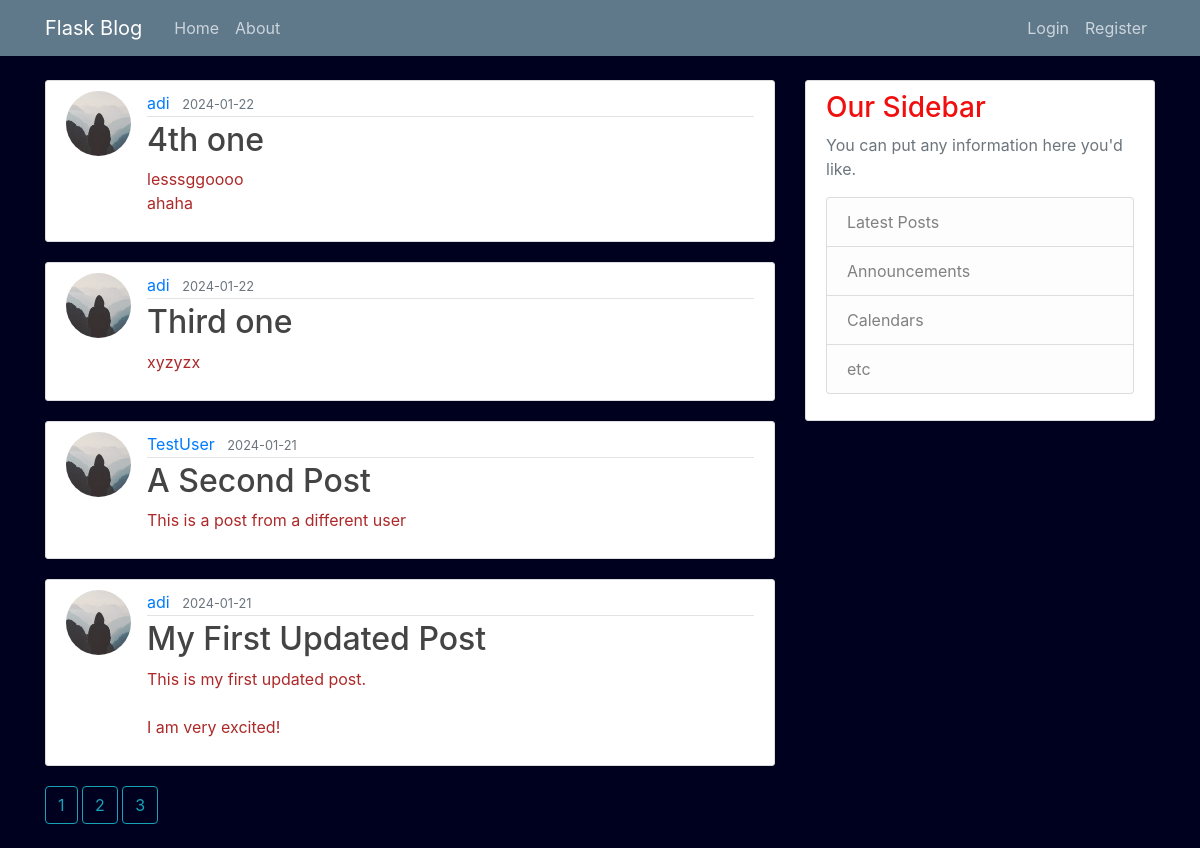
Screenshot of /home?page=3 with the database file from the repository.
### flaskblog/models.py (models this page shows, shortened)
class Post(db.Model):
    id = db.Column(db.Integer, primary_key=True)
    title = db.Column(db.String(100), nullable=False)
    date_posted = db.Column(db.DateTime, nullable=False, default=datetime.utcnow)
    content = db.Column(db.Text, nullable=False)
    user_id = db.Column(db.Integer, db.ForeignKey('user.id'), nullable=False)

class User(db.Model, UserMixin):
    id = db.Column(db.Integer, primary_key= True)
    username = db.Column(db.String(20), unique = True, nullable = False)
    email = db.Column(db.String(120), unique = True, nullable = False)
    image_file = db.Column(db.String(20), nullable = False, default = 'default.jpg')
    password = db.Column(db.String(60), nullable=False)
    posts = db.relationship('Post', backref='author', lazy=True)

### flaskblog/routes.py (the view)
@app.route("/")
@app.route("/home")
def home():
    page = request.args.get('page', 1, type=int)
    posts = Post.query.order_by(Post.date_posted.desc()).paginate(page=page, per_page=5)
    return render_template('home.html', posts=posts)

### flaskblog/templates/home.html
{% extends "layout.html" %}
{% block content %}
    {% for post in posts.items %}
    <article class="media content-section">
        <img class="rounded-circle article-img" src="{{ url_for('static', filename= 'profie_pics/' + post.author.image_file) }}">
        <div class="media-body">
          <div class="article-metadata">
            <a class="mr-2" href="{{ url_for('user_posts', username=post.author.username) }}">{{ post.author.username }}</a>
            <small class="text-muted">{{ post.date_posted.strftime('%Y-%m-%d') }}</small>
          </div>
          <h2><a class="article-title" href="{{ url_for('post', post_id=post.id) }}">{{ post.title }}</a></h2>
          <p class="article-content">{{ post.content }}</p>
        </div>
    </article>
    {% endfor %}
    {% for page_num in posts.iter_pages(left_edge=1, right_edge=1, left_current=1, right_current=2) %}
      {% if page_num %}
        {% if posts.page == page_num %}
          <a class="btn btn-outline-info mb-4" href="{{ url_for('home', page=page_num) }}">{{ page_num }}</a>
        {% else %}
          <a class="btn btn-outline-info mb-4" href="{{ url_for('home', page=page_num) }}">{{ page_num }}</a>
        {% endif %}
      {% else %}
        ...
      {% endif %}
    {% endfor %}
{% endblock content %}

### flaskblog/static/main.css (style rules this page uses)
body { background: #00001f; color: #ad2929; margin-top: 5rem; }
h1, h2, h3, h4, h5, h6 { color: #f10e0e; }
.content-section { background: #ffffff; padding: 10px 20px; border: 1px solid #dddddd; border-radius: 3px; margin-bottom: 20px; }
.article-title { color: #444444; }
.article-content { white-space: pre-line; }
.article-img { height: 65px; width: 65px; margin-right: 16px; }
.article-metadata { padding-bottom: 1px; margin-bottom: 4px; border-bottom: 1px solid #e3e3e3 }

### rows the page displays
Post: image_file (placeholder picture), author.username "adi", date_posted "2024-01-22", title "4th one", content "lesssggoooo ahaha"
Post: image_file (placeholder picture), author.username "adi", date_posted "2024-01-22", title "Third one", content "xyzyzx"
Post: image_file (placeholder picture), author.username "TestUser", date_posted "2024-01-21", title "A Second Post", content "This is a post from a different user"
Post: image_file (placeholder picture), author.username "adi", date_posted "2024-01-21", title "My First Updated Post", content "This is my first updated post. I am very excited!"

### other values shown
{{ page_num }} "1" "2"
{{ page_num }} "3"
